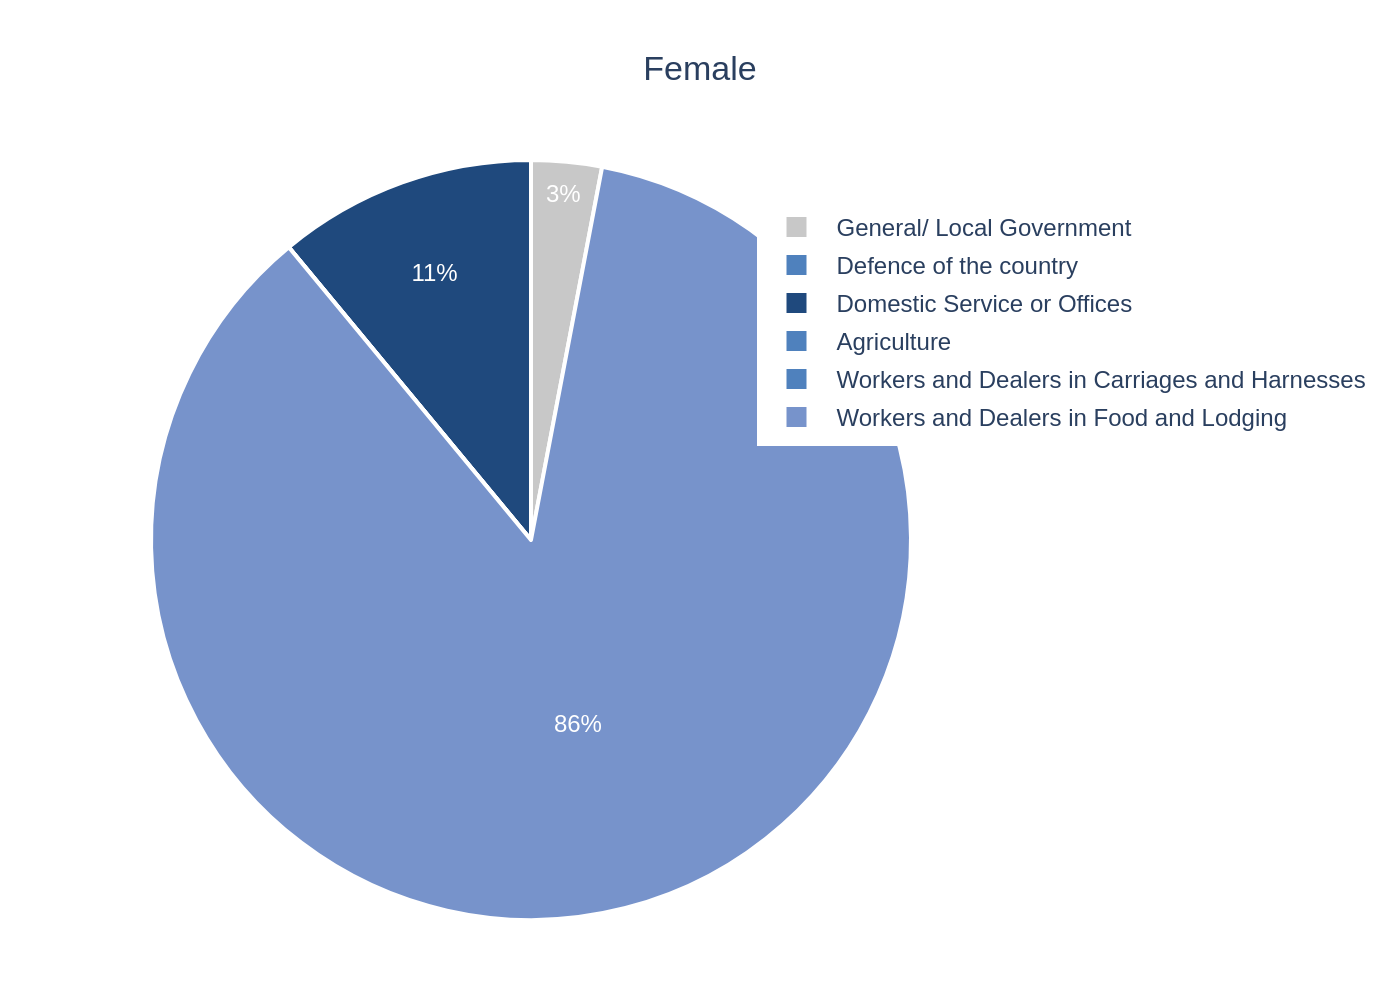

The Python source for this figure:
import sys
import json
import os
import plotly.graph_objects as go

# Check for command-line argument
if len(sys.argv) != 2:
    print("Usage: python generate_chart.py <json_file_path>")
    sys.exit(1)

json_path = sys.argv[1]

# Check if the JSON file exists
if not os.path.exists(json_path):
    print(f"Error: JSON file not found at '{json_path}'")
    sys.exit(1)

# Read data from the JSON file
try:
    with open(json_path, 'r', encoding='utf-8') as f:
        chart_info = json.load(f)
except json.JSONDecodeError:
    print(f"Error: Invalid JSON format in '{json_path}'")
    sys.exit(1)

# Extract data for plotting
chart_data = chart_info.get('chart_data', [])
texts = chart_info.get('texts', {})
colors = chart_info.get('colors', [])

labels = [d['category'] for d in chart_data]
values = [d['value'] for d in chart_data]

# Create the pie chart
fig = go.Figure()

fig.add_trace(go.Pie(
    labels=labels,
    values=values,
    marker=dict(
        colors=colors,
        line=dict(color='white', width=2)
    ),
    textinfo='percent',
    textfont=dict(color='white', size=12),
    hoverinfo='label+percent',
    sort=False,  # Preserve the original order of data
    name=''
))

# Update layout
fig.update_layout(
    title=dict(
        text=texts.get('title'),
        x=0.5,
        xanchor='center'
    ),
    font=dict(
        family="Arial",
        size=12
    ),
    showlegend=True,
    legend=dict(
        x=0.75,
        y=0.95,
        xanchor='left',
        yanchor='top',
        traceorder='normal'
    ),
    margin=dict(t=80, b=40, l=40, r=40),
    paper_bgcolor='white',
    plot_bgcolor='white'
)

# Generate output filename from input JSON path
base_filename = os.path.splitext(os.path.basename(json_path))[0]
output_filename = f"{base_filename}.png"

# Save the figure as a PNG image
try:
    fig.write_image(output_filename, scale=2)
    print(f"Chart saved as {output_filename}")
except Exception as e:
    print(f"Error saving image: {e}")
    sys.exit(1)
